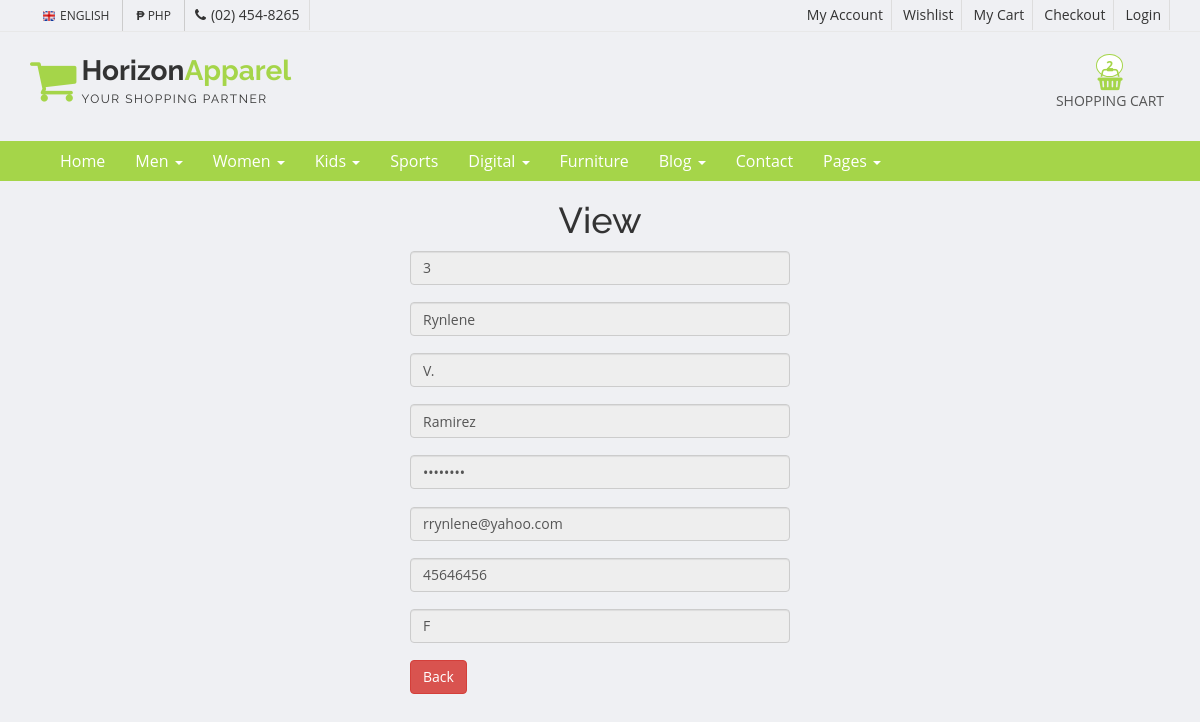
Page /user/view/3 on the committed database.
### tables this page shows
CREATE TABLE `staff` (
  `id` int(100) NOT NULL,
  `fname` varchar(50) NOT NULL,
  `lname` varchar(50) NOT NULL,
  `mname` varchar(50) DEFAULT NULL,
  `password` varchar(50) NOT NULL,
  `email` varchar(50) NOT NULL,
  `contact` int(50) NOT NULL,
  `gender` char(1) NOT NULL,
  `status` int(1) NOT NULL,
  `repass` varchar(50) NOT NULL
);

### application/controllers/User.php (called while the page is built, shortened)
<?php
class User extends CI_Controller {
    public function __construct()
    {
            $this->load->model('UserModel');
    }
    public function view($id){
        $item = $this->UserModel->getProd($id);
        $this->load->view('include/header');
        $this->load->view('include/header_nav');
        $this->load->view('mode/view',compact('item'));
        $this->load->view('include/footer');
    }
}
?>

### index.php (called while the page is built, shortened)
<?php
require_once BASEPATH.'core/CodeIgniter.php';

### application/models/UserModel.php (called while the page is built, shortened)
<?php
class UserModel extends CI_Model{
public function getProd($id)
    {
        $query = $this->db->get_where('staff', array('id' => $id));
        return $query->row();
    }
}
?>

### application/views/mode/view.php (the view)
<link rel="stylesheet" type="text/css" href="<?=base_url()?>css/styles.css"/>
<div class="row">
<div class="col-md-4">
 </div>
    <div class="col-md-4">
        <h1 class="text-center">View</h1>
        <form method="POST" action="<?=base_url().'user/view/   '?>">
        <input value="<?=$item->id?>" type="text" name="id" class="form-control" placeholder="id" disabled> <br> </input>
        <input value="<?=$item->fname?>" type="text" name="fname" class="form-control" placeholder="fname" disabled> <br></input>
        <input value="<?=$item->mname?>" type="text" name="mname" class="form-control" placeholder="mname" disabled> <br></input>
        <input value="<?=$item->lname?>" type="text" name="lname" class="form-control" placeholder="lname" disabled> <br></input>
        <input value="<?=$item->password?>" type="password" name="password" class="form-control" placeholder="password" disabled> <br></input>
        <input value="<?=$item->email?>" type="text" name="email" class="form-control" placeholder="email" disabled> <br></input>
        <input value="<?=$item->contact?>" type="text" name="contact" class="form-control" placeholder="contact" disabled> <br></input>
        <input value="<?=$item->gender?>" type="text" name="gender" class="form-control" placeholder="gender" disabled> <br></input>
        <a href="<?= base_url().'user/manageuser'?>" class="btn btn-danger" role="button"> Back</a>
        </form>
        <br>
    </div>
<div class="col-md-3">
</div>
</div>

### proto/css/styles.css (style rules this page uses)
body { font-family: 'Open Sans', sans-serif; background-color: #f7f7f7; position: relative; margin: 0px; font-size: 12px; padding: 0px; }
body { background-color: #eff0f3; }

### rows in the picture
staff: id "3", fname "Rynlene", mname "V.", lname "Ramirez", email "rrynlene@yahoo.com", contact "45646456", gender "F"
